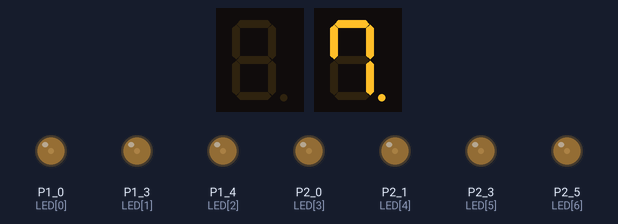
The sketch below on a simulated TI MSP430 LaunchPad. Shown: 1-digit seven-segment display, 3-digit seven-segment display, output pins drawn as LEDs (lit = HIGH). Wiring (inferred from the names in the program): 2 × MAX7219 LED driver: CS P2_2 / CS P2_4. Random numbers use the default seed unless the sketch sets one; pins used as bus, display or sensor lines are not drawn; what the sketch prints to the serial monitor is not drawn.

Above: at 0.45 s.
At 1.35 s:
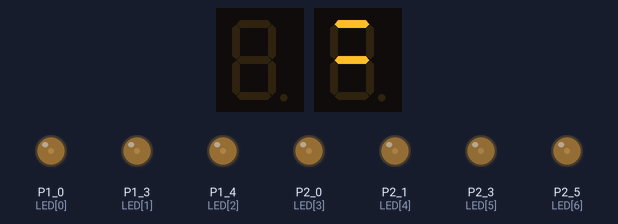
At 9.65 s:
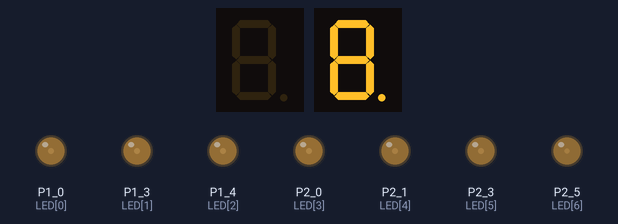
At 18.23 s:
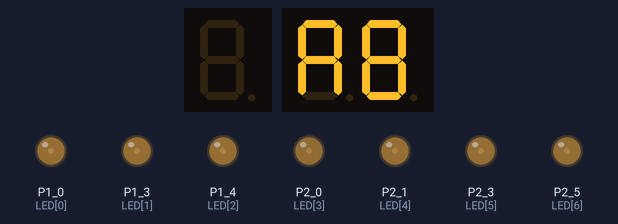
At 19.43 s:
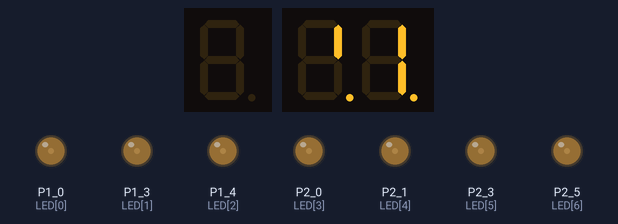
At 39.42 s:
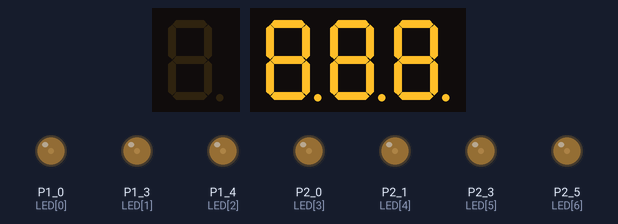
Timing chart, 0 to 40.0 s (numbered marks = the images above):
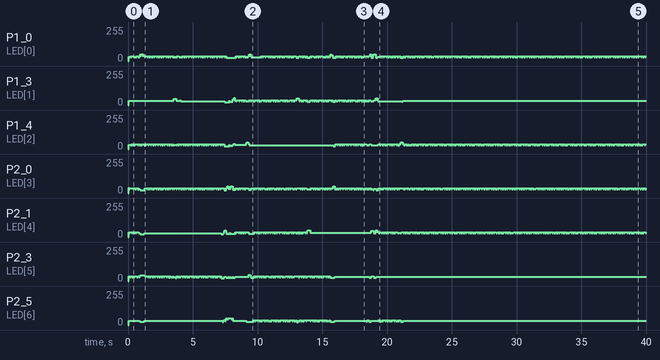

The sketch:

msp430-dummyload.ino
```cpp
/*
 *  MSP430 Matrix dummyload
 *  Intended for use as a configurable load over serial.
 *  Written in Energia 0101E0014, unforunately not built in CCS.
 *
 *  Version: 2.0
 *
 *  Updates a bi-colour 8x8 LED matrix at about 1ms per row.
 *    With 8 rows, that is 125 Hz refresh rate. Datasheet allows
 *    the LED matrix to be driven at 90 mA per LED at PWM of
 *    1 kHz and 10% duty cycle (720 mA per row).
 *
 *    As-built circuit powers each row a max 500 mA because
 *    it is powered by USB!
 *
 *   Circuit details: 3V microcontroller digital outputs go to a
 *    darlington driver chip ULN2803, which triggers a 5V PNP into
 *    each row of LEDs (common anode). Each column's cathodes go
 *    to a constant-current LED sink driver TLC5916. These are
 *    daisy-chained, one for each colour of LED, and controlled
 *    via SPI.
 *
 *  Version history:
 *  1.0  Scroll a pattern vertically with no visible flicker
 *  2.0  added Conway's game of life logic
 */

/* SPI */
#include <SPI.h>
const int SPI_SSpin = P2_2;
const int SPI_LEpin = P2_4;

/* LED pin mapping */
#define LED_ROWS 8
const int LED[] = {
  P1_0, P1_3, P1_4, P2_0, P2_1, P2_3, P2_5, P2_2};

/* which LED row is currently HIGH */
uint8_t LEDCurrentRow = 0;

/* LED storage, global arrays */
uint8_t red[LED_ROWS];
uint8_t green[LED_ROWS];
uint8_t life[LED_ROWS][LED_ROWS];

/* timer variable LED row updating, units in microseconds */
unsigned long LEDLastRowTime = 0;
const unsigned long LEDRowinterval = 750;

/* screen update date, units in milliseconds */
unsigned long LEDchangeTime = 0;
const unsigned long LEDchangeInterval = 175;


/* function prototypes */
void updateLEDs();
void updateLEDRow();
uint8_t countNeighbours();

/* Initialize digital pin output modes */
void setup()
{
  /* Fill the array with random values */
  randomSeed(2);
  for (uint8_t i = 0; i < LED_ROWS; i++) {
    pinMode(LED[i], OUTPUT);
    for (uint8_t j=0; j < LED_ROWS; j++) {
      life[j][i] = random(255) % 2;
    }
  }

  /* Initialize SPI */
  pinMode(SPI_SSpin, OUTPUT);
  pinMode(SPI_LEpin, OUTPUT);
  SPI.begin();
  SPI.setDataMode(SPI_MODE3);
  SPI.setClockDivider(SPI_CLOCK_DIV2);

  Serial.begin(9600);
}


/* main loop has two asynchronous events - drawing each row,
 *   and updating the displayed content.
 */
void loop() {
  /* change the displayed LED pattern */
  if (millis() - LEDchangeTime >= LEDchangeInterval) {
    Serial.write(life[1][2]+65);
    Serial.write(life[3][2]+65);
    updateLEDs();
    LEDchangeTime = millis();
  }

  /* display the next row of LEDs */
  if (micros() - LEDLastRowTime >= LEDRowinterval) {
    updateLEDRow();
    LEDLastRowTime = micros();
  }
}


/* This scrolls the LED patterns vertically by one step */
void updateLEDs()
{
  for (int x=0; x < LED_ROWS; x++) {
    red[x] = 0x00;
    green[x] = 0x00;
    for (int y=0; y < LED_ROWS; y++) {
      int n = countNeighbours(x,y);
      /* game logic: live cell stays alive with 2 or 3 neighbours */
      if (life[x][y]) {
        if (n <= 1 || n >= 4) {
          life[x][y] = 0;
          red[x] |= 0x01 << y;
        }
        else {
          green[x] |= 0x01 << y;
          red[x] |= 0x01 << y;
        }
      }
      else {
        /* if cell is dead, check to see if it becomes alive */
        if (n == 3) {
          life[x][y] = 1;
          green[x] |= 0x01 << y;

        }
      }
    }
  }
}

/* Turn off current LED row, feed in next rows over SPI, then turn on LEDs*/
void updateLEDRow()
{
  /* turn off the LED row, then increment */
  digitalWrite(LED[LEDCurrentRow],LOW);
  LEDCurrentRow++;
  if (LEDCurrentRow >= LED_ROWS) {
    LEDCurrentRow = 0;
  }

  /* turn off LED sink driver, then write SPI */
  digitalWrite(SPI_SSpin, HIGH);
  SPI.transfer(green[LEDCurrentRow]);
  SPI.transfer(red[LEDCurrentRow]);
  digitalWrite(SPI_LEpin, HIGH);
  digitalWrite(SPI_LEpin, LOW);

  /* turn on LED sink driver */
  digitalWrite(SPI_SSpin, LOW);

  /* turn on the LED row */
  digitalWrite(LED[LEDCurrentRow], HIGH);
}


int countNeighbours(int x, int y)
{
  int count = 0;
  const int r = LED_ROWS;
  count += life[(x+1) % r][y];
  count += life[(x+1) % r][(y+1) % r];
  count += life[(x+1) % r][(y+r-1) % r];

  count += life[x][(y+1) % r];
  count += life[x][(y+r-1) % r];

  count += life[(x+r-1) % r][y];
  count += life[(x+r-1) % r][(y+1) % r];
  count += life[(x+r-1) % r][(y+r-1) % r];
  return count;
}
```
